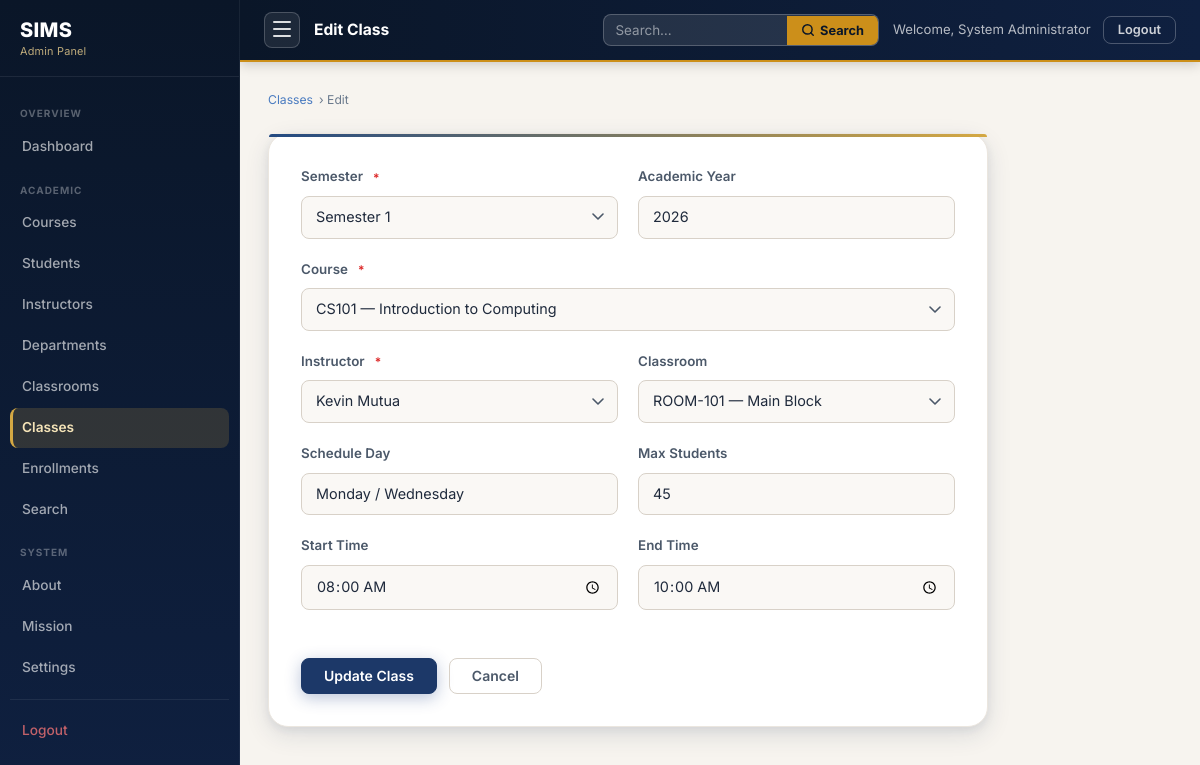
Page /class_edit.php?id=1 (signed in) on the committed database.
### tables this page shows
CREATE TABLE classes (
    class_id      INT        NOT NULL AUTO_INCREMENT,
    course_id     INT        NOT NULL,
    instructor_id INT        NOT NULL,
    classroom_id  INT        DEFAULT NULL COMMENT 'NULL for online classes',
    semester      VARCHAR(20) NOT NULL    COMMENT 'e.g. Semester 1, Semester 2',
    academic_year YEAR        NOT NULL,
    schedule_day  VARCHAR(50) NOT NULL    COMMENT 'e.g. Monday / Wednesday',
    start_time    TIME        NOT NULL,
    end_time      TIME        NOT NULL,
    max_students  SMALLINT    NOT NULL DEFAULT 40,

    CONSTRAINT pk_classes        PRIMARY KEY (class_id),
    CONSTRAINT uq_class_offering UNIQUE (course_id, instructor_id, semester, academic_year),
    CONSTRAINT fk_class_course
        FOREIGN KEY (course_id)
        REFERENCES courses(course_id)
        ON DELETE RESTRICT
        ON UPDATE CASCADE,
    CONSTRAINT fk_class_instructor
        FOREIGN KEY (instructor_id)
        REFERENCES instructors(instructor_id)
        ON DELETE RESTRICT
        ON UPDATE CASCADE,
    CONSTRAINT fk_class_classroom
        FOREIGN KEY (classroom_id)
        REFERENCES classrooms(classroom_id)
        ON DELETE SET NULL
        ON UPDATE CASCADE
);

CREATE TABLE courses (
    course_id     INT          NOT NULL AUTO_INCREMENT,
    department_id INT          NOT NULL,
    course_code   VARCHAR(20)  NOT NULL,
    course_name   VARCHAR(200) NOT NULL,
    description   TEXT         DEFAULT NULL,
    credits       TINYINT      NOT NULL DEFAULT 3,
    level         VARCHAR(20)  NOT NULL DEFAULT 'Undergraduate'
                      COMMENT 'e.g. Undergraduate, Postgraduate',

    CONSTRAINT pk_courses     PRIMARY KEY (course_id),
    CONSTRAINT uq_course_code UNIQUE (course_code),
    CONSTRAINT fk_course_dept
        FOREIGN KEY (department_id)
        REFERENCES departments(department_id)
        ON DELETE RESTRICT
        ON UPDATE CASCADE
);

CREATE TABLE instructors (
    instructor_id   INT          NOT NULL AUTO_INCREMENT,
    department_id   INT          NOT NULL,
    first_name      VARCHAR(100) NOT NULL,
    last_name       VARCHAR(100) NOT NULL,
    email           VARCHAR(150) NOT NULL,
    phone           VARCHAR(20)  DEFAULT NULL,
    employee_number VARCHAR(20)  NOT NULL,
    hire_date       DATE         DEFAULT NULL,

    CONSTRAINT pk_instructors      PRIMARY KEY (instructor_id),
    CONSTRAINT uq_instructor_email UNIQUE (email),
    CONSTRAINT uq_employee_number  UNIQUE (employee_number),
    CONSTRAINT fk_instructor_dept
        FOREIGN KEY (department_id)
        REFERENCES departments(department_id)
        ON DELETE RESTRICT
        ON UPDATE CASCADE
);

CREATE TABLE classrooms (
    classroom_id  INT          NOT NULL AUTO_INCREMENT,
    room_number   VARCHAR(20)  NOT NULL,
    building      VARCHAR(100) NOT NULL,
    capacity      SMALLINT     NOT NULL DEFAULT 30,
    has_projector TINYINT(1)   NOT NULL DEFAULT 0,
    has_lab       TINYINT(1)   NOT NULL DEFAULT 0,

    CONSTRAINT pk_classrooms  PRIMARY KEY (classroom_id),
    CONSTRAINT uq_room_number UNIQUE (room_number)
);

### class_edit.php (the view, shortened to what this page needs)
<?php
require_once '../config.php'; require_once 'admin_auth.php';
$id=(int)($_GET['id']??$_POST['class_id']??0);
$s=$pdo->prepare("SELECT * FROM classes WHERE class_id=:id");
$s->execute([':id'=>$id]); $cl=$s->fetch(); if(!$cl){header('Location: classes.php');exit;}
$courses=$pdo->query("SELECT course_id,course_code,course_name FROM courses ORDER BY course_code")->fetchAll();
$instructors=$pdo->query("SELECT instructor_id,first_name,last_name FROM instructors ORDER BY last_name,first_name")->fetchAll();
$rooms=$pdo->query("SELECT classroom_id,room_number,building,capacity FROM classrooms ORDER BY room_number")->fetchAll();
$semesters=['Semester 1','Semester 2','Semester 3'];
require_once '../includes/admin_sidebar.php';
?>
<div class="admin-ph"><div class="admin-ph-breadcrumb"><a href="classes.php">Classes</a> &rsaquo; Edit</div></div>
<div class="admin-form-card">
  <form method="POST" novalidate>
    <div class="form-row">
      <div class="form-group"><label class="form-label">Semester <span class="req">*</span></label>
        <select name="semester" class="form-control" required><option value="">— Select —</option>
        <?php foreach($semesters as $sem):?><option value="<?=$sem?>" <?=($cl['semester']===$sem)?'selected':''?>><?=$sem?></option><?php endforeach;?></select></div>
      <div class="form-group"><label class="form-label">Academic Year</label>
        <input type="number" name="academic_year" class="form-control" min="2000" max="2100" value="<?=(int)$cl['academic_year']?>"></div>
    </div>
    <div class="form-group"><label class="form-label">Course <span class="req">*</span></label>
      <select name="course_id" class="form-control" required><option value="">— Select Course —</option>
      <?php foreach($courses as $c):?><option value="<?=(int)$c['course_id']?>" <?=((int)$cl['course_id']===(int)$c['course_id'])?'selected':''?>><?=htmlspecialchars($c['course_code'].' — '.$c['course_name'],ENT_QUOTES,'UTF-8')?></option><?php endforeach;?></select></div>
    <div class="form-row">
      <div class="form-group"><label class="form-label">Instructor <span class="req">*</span></label>
        <select name="instructor_id" class="form-control" required><option value="">— Select —</option>
        <?php foreach($instructors as $ins):?><option value="<?=(int)$ins['instructor_id']?>" <?=((int)$cl['instructor_id']===(int)$ins['instructor_id'])?'selected':''?>><?=htmlspecialchars($ins['first_name'].' '.$ins['last_name'],ENT_QUOTES,'UTF-8')?></option><?php endforeach;?></select></div>
      <div class="form-group"><label class="form-label">Classroom</label>
        <select name="classroom_id" class="form-control"><option value="">— Online / TBA —</option>
        <?php foreach($rooms as $r):?><option value="<?=(int)$r['classroom_id']?>" <?=((int)($cl['classroom_id']??0)===(int)$r['classroom_id'])?'selected':''?>><?=htmlspecialchars($r['room_number'].' — '.$r['building'],ENT_QUOTES,'UTF-8')?></option><?php endforeach;?></select></div>
    </div>
    <div class="form-row">
      <div class="form-group"><label class="form-label">Schedule Day</label>
        <input type="text" name="schedule_day" class="form-control" value="<?=htmlspecialchars($cl['schedule_day'],ENT_QUOTES,'UTF-8')?>"></div>
      <div class="form-group"><label class="form-label">Max Students</label>
        <input type="number" name="max_students" class="form-control" min="1" value="<?=(int)$cl['max_students']?>"></div>
    </div>
    <div class="form-row">
      <div class="form-group"><label class="form-label">Start Time</label>
        <input type="time" name="start_time" class="form-control" value="<?=htmlspecialchars($cl['start_time'],ENT_QUOTES,'UTF-8')?>"></div>
      <div class="form-group"><label class="form-label">End Time</label>
        <input type="time" name="end_time" class="form-control" value="<?=htmlspecialchars($cl['end_time'],ENT_QUOTES,'UTF-8')?>"></div>
    </div>
    <div class="btn-row"><button type="submit" class="btn btn-primary">Update Class</button><a href="class_view.php?id=<?=(int)$id?>" class="btn btn-ghost">Cancel</a></div>
  </form>
</div>
<?php require_once '../includes/admin_footer.php'; ?>

### admin.css (style rules this page uses)
.admin-body { background: var(--bg-tinted); display: block; }
.admin-ph { margin-bottom: 24px; }
.admin-ph-breadcrumb { font-size: 0.76rem; color: var(--text-muted); margin-bottom: 6px; display: flex; align-items: center; gap: 6px; }
.admin-ph-breadcrumb a { color: var(--primary-light); }
.admin-form-card { background: var(--surface); border: 1px solid var(--border-light); border-radius: var(--r-xl); padding: 32px; box-shadow: var(--shadow-md); max-width: 720px; position: relative; }
.admin-form-card::before { content: ''; position: absolute; top: 0; left: 0; right: 0; height: 3px; background: linear-gradient(90deg, var(--primary-600), var(--accent-500)); border-radius: var(--r-xl) var(--r-xl) 0 0; }

### rows in the picture
classes: semester "Semester 1", academic_year "2026", course_id "CS101 — Introduction to Computing", instructor_id "Kevin Mutua", classroom_id "ROOM-101 — Main Block", schedule_day "Monday / Wednesday", max_students "45", start_time "08:00:00", end_time "10:00:00"

### other values in the picture
$label "Dashboard"
$label "Courses"
$label "Students"
$label "Instructors"
$label "Departments"
$label "Classrooms"
$label "Classes"
$label "Enrollments"
$label "Search"
$label "About"
$label "Mission"
$label "Settings"
$pageTitle "Edit Class"
$adminName "System Administrator"
